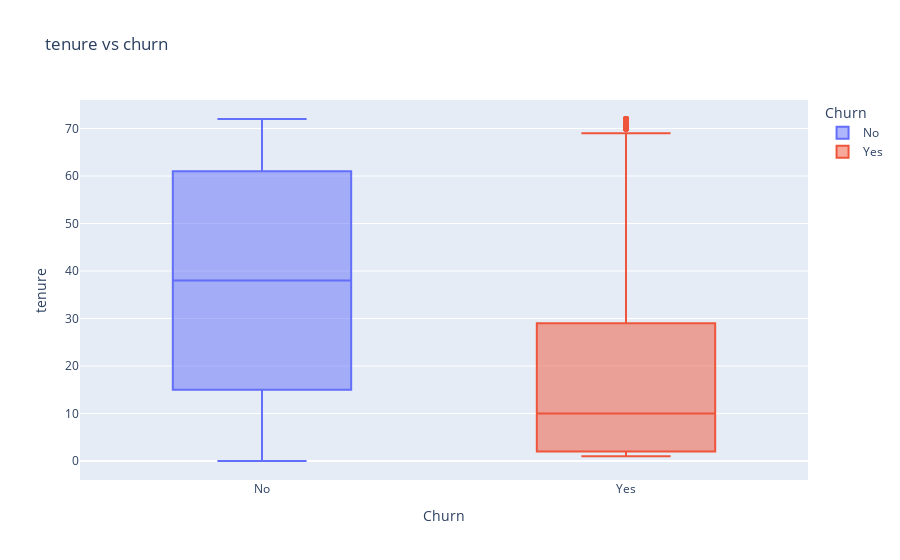
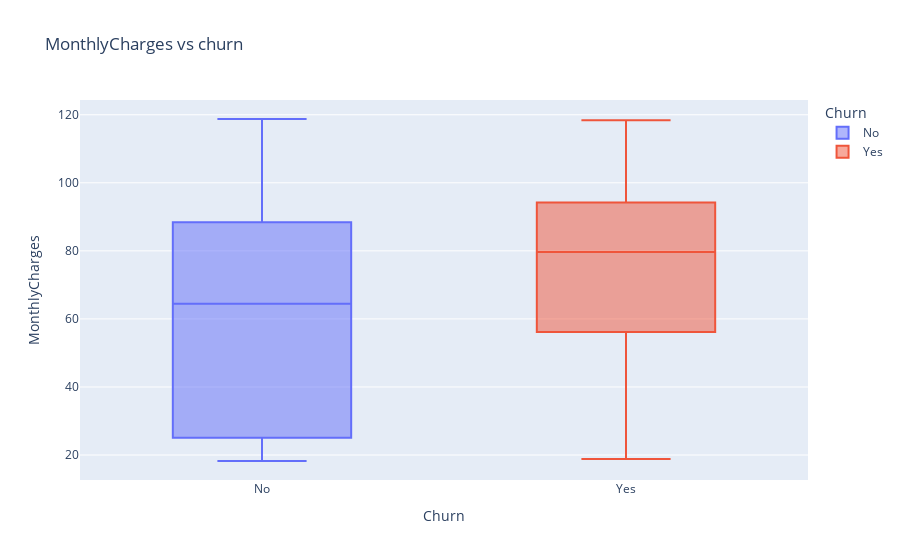
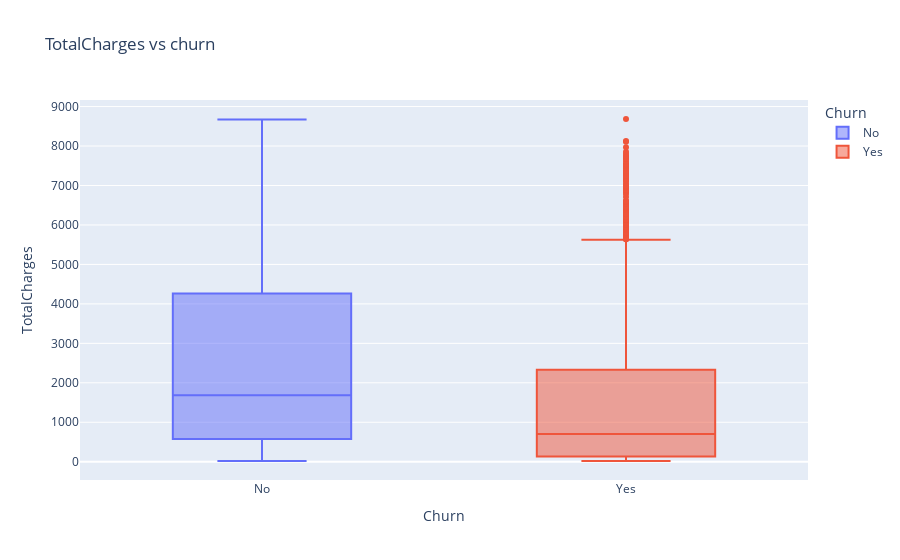

Write notebook code for charts like these, in order.
### Markdown cell above
**Insights**

`Gender vs Churn`
- Most of the males and the females did not churn, but comparing the churners between the males and the females the number of females was high as compared to males.

`Partner vs Churn`
- Most of the customers with partners are the ones who churned.

`Dependents vs Churn`
- Most of the customers who churned are the one who had no dependents.

`Senior citizen vs Churn`
- Most of the customers who were not senior citizens were the most churners.

`Phone Service vs Churn`
- Most of the customers with phone services are the most churners.

`Multiple Lines vs Churn`
- Most of the customers with multiple lines are at the risk of churning.

`Internet service vs Churn`
- Most of the customers who used fiber optic internet service were at the risk of churning.

`Online security vs Churn`
- Most of the customers who had no online security were at the risk of churning.

`Online Backup vs Churn`
- The customers who had no online backup were at a risk of churning.

`Device Protection vs Churn`
- Customers with no device protection services were at a risk of churning.

`Tech support vs Churn`
- Customers who did not receive tech support services were at the risk of churning.

`Streamingtv vs Churn`
- Customers who had no streaming tv services were at risk of churning.

`Contract vs Churn`
- Customers who had signed for month to month contract were at the risk of churning.

`Payment method vs Churn`
- Customers who used the electronic check payment method were the most churners followed by the once who used mailed check payment method.

### Code cell
# Distribution of numerical variables verses churn
numerica_cols = ['tenure','MonthlyCharges', 'TotalCharges']

for col in numerica_cols:
    fig = px.box(df, x='Churn', y=col, color='Churn', title=f"{col} vs churn")
    fig.show()

### Figure 1 — Plotly figure (JSON) as saved in the notebook; plotly's stock layout.template omitted (floating-point values rounded to 4 significant figures; data arrays with more than 128 entries replaced by an {"elided": "..."} marker saying what was removed)
{"data": [{"alignmentgroup": "True", "hovertemplate": "Churn=%{x}<br>tenure=%{y}<extra></extra>", "legendgroup": "No", "marker": {"color": "#636efa"}, "name": "No", "notched": false, "offsetgroup": "No", "orientation": "v", "showlegend": true, "type": "box", "x": {"elided": "5174 str values"}, "x0": " ", "xaxis": "x", "y": {"elided": "5174 int values"}, "y0": " ", "yaxis": "y"}, {"alignmentgroup": "True", "hovertemplate": "Churn=%{x}<br>tenure=%{y}<extra></extra>", "legendgroup": "Yes", "marker": {"color": "#EF553B"}, "name": "Yes", "notched": false, "offsetgroup": "Yes", "orientation": "v", "showlegend": true, "type": "box", "x": {"elided": "1869 str values"}, "x0": " ", "xaxis": "x", "y": {"elided": "1869 int values"}, "y0": " ", "yaxis": "y"}], "layout": {"boxmode": "overlay", "legend": {"title": {"text": "Churn"}, "tracegroupgap": 0}, "title": {"text": "tenure vs churn"}, "xaxis": {"anchor": "y", "categoryarray": ["No", "Yes"], "categoryorder": "array", "domain": [0, 1], "title": {"text": "Churn"}}, "yaxis": {"anchor": "x", "domain": [0, 1], "title": {"text": "tenure"}}}}

### Figure 2 — Plotly figure (JSON) as saved in the notebook; plotly's stock layout.template omitted (floating-point values rounded to 4 significant figures; data arrays with more than 128 entries replaced by an {"elided": "..."} marker saying what was removed)
{"data": [{"alignmentgroup": "True", "hovertemplate": "Churn=%{x}<br>MonthlyCharges=%{y}<extra></extra>", "legendgroup": "No", "marker": {"color": "#636efa"}, "name": "No", "notched": false, "offsetgroup": "No", "orientation": "v", "showlegend": true, "type": "box", "x": {"elided": "5174 str values"}, "x0": " ", "xaxis": "x", "y": {"elided": "5174 float values"}, "y0": " ", "yaxis": "y"}, {"alignmentgroup": "True", "hovertemplate": "Churn=%{x}<br>MonthlyCharges=%{y}<extra></extra>", "legendgroup": "Yes", "marker": {"color": "#EF553B"}, "name": "Yes", "notched": false, "offsetgroup": "Yes", "orientation": "v", "showlegend": true, "type": "box", "x": {"elided": "1869 str values"}, "x0": " ", "xaxis": "x", "y": {"elided": "1869 float values"}, "y0": " ", "yaxis": "y"}], "layout": {"boxmode": "overlay", "legend": {"title": {"text": "Churn"}, "tracegroupgap": 0}, "title": {"text": "MonthlyCharges vs churn"}, "xaxis": {"anchor": "y", "categoryarray": ["No", "Yes"], "categoryorder": "array", "domain": [0, 1], "title": {"text": "Churn"}}, "yaxis": {"anchor": "x", "domain": [0, 1], "title": {"text": "MonthlyCharges"}}}}

### Figure 3 — Plotly figure (JSON) as saved in the notebook; plotly's stock layout.template omitted (floating-point values rounded to 4 significant figures; data arrays with more than 128 entries replaced by an {"elided": "..."} marker saying what was removed)
{"data": [{"alignmentgroup": "True", "hovertemplate": "Churn=%{x}<br>TotalCharges=%{y}<extra></extra>", "legendgroup": "No", "marker": {"color": "#636efa"}, "name": "No", "notched": false, "offsetgroup": "No", "orientation": "v", "showlegend": true, "type": "box", "x": {"elided": "5174 str values"}, "x0": " ", "xaxis": "x", "y": {"elided": "5174 float values"}, "y0": " ", "yaxis": "y"}, {"alignmentgroup": "True", "hovertemplate": "Churn=%{x}<br>TotalCharges=%{y}<extra></extra>", "legendgroup": "Yes", "marker": {"color": "#EF553B"}, "name": "Yes", "notched": false, "offsetgroup": "Yes", "orientation": "v", "showlegend": true, "type": "box", "x": {"elided": "1869 str values"}, "x0": " ", "xaxis": "x", "y": {"elided": "1869 float values"}, "y0": " ", "yaxis": "y"}], "layout": {"boxmode": "overlay", "legend": {"title": {"text": "Churn"}, "tracegroupgap": 0}, "title": {"text": "TotalCharges vs churn"}, "xaxis": {"anchor": "y", "categoryarray": ["No", "Yes"], "categoryorder": "array", "domain": [0, 1], "title": {"text": "Churn"}}, "yaxis": {"anchor": "x", "domain": [0, 1], "title": {"text": "TotalCharges"}}}}
